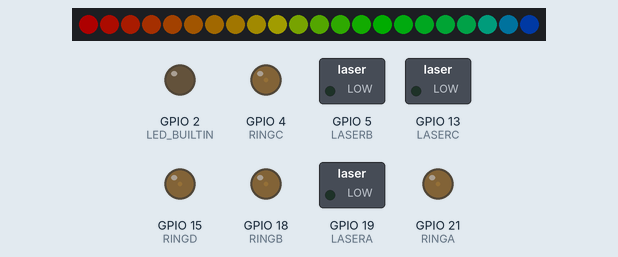
A sketch run on a simulated ESP32. On the bench: 22 RGB LEDs in strip order, left to right, switched loads named in the sketch (green lamp = pin HIGH), output pins drawn as LEDs (lit = HIGH). Dim RGB values are drawn brighter than linear; random numbers use the default seed unless the sketch sets one; what the sketch prints to the serial monitor is not drawn.

Above: at 3.15 s.
At 7.35 s:
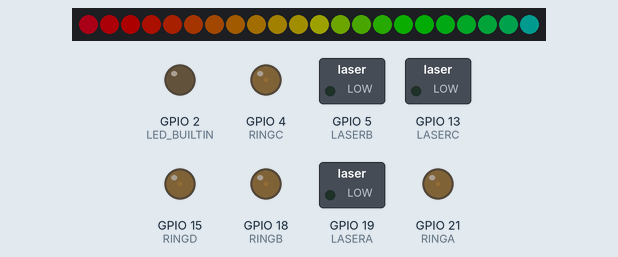
At 12.16 s:
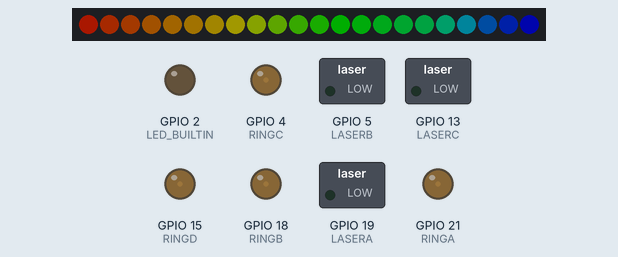
At 21.48 s:
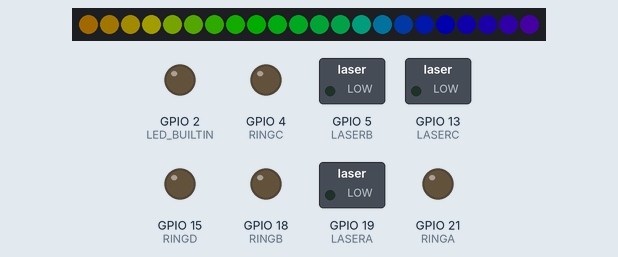
At 30.5 s:
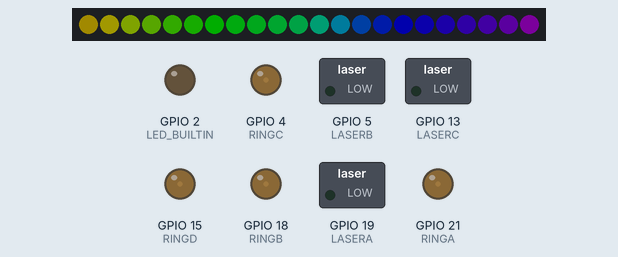
At 39.82 s:
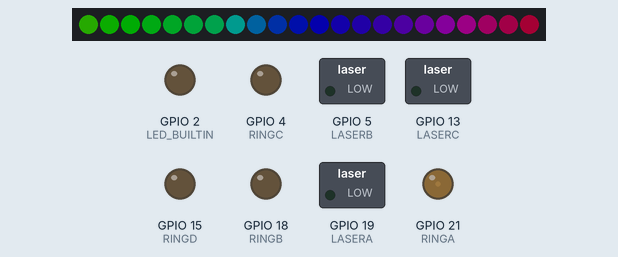
Timing chart, 0 to 40.0 s (numbered marks = the images above):
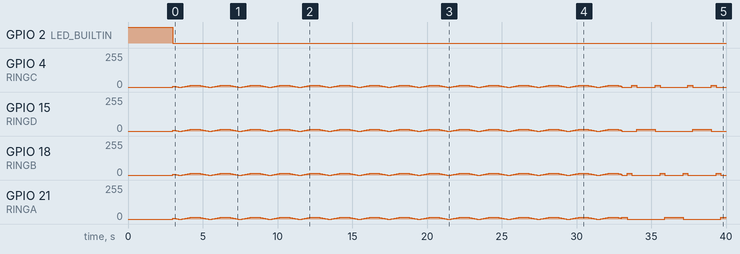

The sketch:

festival-totem-2022.ino
```cpp
// Platform
#include "esp_system.h"
#include "driver/periph_ctrl.h"
#include <analogWrite.h>

// LED Deps
#define FASTLED_INTERNAL
#include "FastLED.h"

FASTLED_USING_NAMESPACE

#include "src/config.h"

CRGB leds[NUM_LEDS];
uint8_t brightness = 50;
uint8_t ringBrightness = 64;

uint8_t gHue = 0; // rotating "base color" used by many of the patterns

uint8_t ledanim  = 0;
uint8_t ringanim = 0;
uint8_t laseranim = 0;

void setup()
{
  pinMode (LED_BUILTIN, OUTPUT);
  digitalWrite(LED_BUILTIN, HIGH);

  Serial.begin(115200);
  Serial.write("help");

  delay(3000);
  digitalWrite(LED_BUILTIN, LOW);

  pinMode (LASERA, OUTPUT);
  pinMode (LASERB, OUTPUT);
  pinMode (LASERC, OUTPUT);
  digitalWrite(LASERA, LOW);
  digitalWrite(LASERB, LOW);
  digitalWrite(LASERC, LOW);

  analogWriteResolution(RINGA, 10);
  analogWriteResolution(RINGB, 10);
  analogWriteResolution(RINGC, 10);
  analogWriteResolution(RINGD, 10);

  FastLED.addLeds<LED_TYPE,DATA_PIN,CLK_PIN,COLOR_ORDER,DATA_RATE_MHZ(12)>(leds, NUM_LEDS);
  FastLED.setCorrection(TypicalLEDStrip);
  FastLED.setBrightness(brightness);
}

void loop()
{
  Serial.write("ahhh");
  switch (ledanim) {
    case 0:
      led_rainbow();
    break;
    case 1:
      led_rainbow();
      led_glitter(80);
    break;
    case 2:
      led_pulse(220);
    break;
    default: ledanim=0; break;
  }

  // send the 'leds' array out to the actual LED strip
  FastLED.show();
  // insert a delay to keep the framerate modest
  FastLED.delay(1000/FRAMES_PER_SECOND);

  switch (ringanim) {
    case 0:
      ring_pulse();
    break;
    case 1:
      ring_chase(false);
    break;
    case 2:
      ring_chase(true);
     break;
    default: ringanim=0; break;
  }

  switch (laseranim) {
    case 0:
      laser_pulse();
    break;
    default: laseranim=0; break;
  }

  EVERY_N_MILLISECONDS( 10 ) { gHue++; } // slowly cycle the "base color" through the rainbow
  EVERY_N_MILLISECONDS( 30000 ) { laseranim++; } // slowly cycle the "base color" through the rainbow
  EVERY_N_MILLISECONDS( 30000 ) { ringanim++; } // slowly cycle the "base color" through the rainbow
  EVERY_N_MILLISECONDS( 30000 ) { ledanim++; }
}

// LED PATTERNS
void led_rainbow() {
  // FastLED's built-in rainbow generator
  fill_rainbow( leds, NUM_LEDS, gHue, 7);
}

void led_glitter(fract8 chanceOfGlitter) {
  if( random8() < chanceOfGlitter) {
    leds[ random16(NUM_LEDS) ] += CRGB::White;
  }
}

void led_pulse(uint8_t hue) {
  /*0,

  1-5

  6-10
 ----
  11,

  12-16

  17-21*/

  uint8_t BeatsPerMinute = 30;

  Serial.write("hdhjkdhjkdhjksdhjk");
  uint8_t beatA = beatsin8( BeatsPerMinute, 1, 255);
  uint8_t beatB = beatsin8( BeatsPerMinute, 1, 255);
  uint8_t beatC = beatsin8( BeatsPerMinute, 1, 255);

  beatB+=33;
  beatC+=66;

  leds[0].setHSV(hue, beatA, brightness);

  for (int i = 1; i<=5; i++) {
    leds[i].setHSV(hue, beatB, brightness);
  }

  for (int i = 6; i<=10; i++) {
    leds[i].setHSV(hue, beatC, brightness);
  }

  leds[11].setHSV(hue, beatA, brightness);

  for (int i = 12; i<=16; i++) {
    leds[i].setHSV(hue, beatB, brightness);
  }

  for (int i = 17; i<=21; i++) {
    leds[i].setHSV(hue, beatC, brightness);
  }
}

// RING PATTERNS
void ring_pulse()
{
  uint8_t BeatsPerMinute = 30;
  uint8_t beat = beatsin8( BeatsPerMinute, 1, ringBrightness);
  analogWrite(RINGA, beat);
  analogWrite(RINGB, beat);
  analogWrite(RINGC, beat);
  analogWrite(RINGD, beat);
}

void ring_chase(bool invert)
{
  uint8_t BeatsPerMinute = 16;
  uint8_t beat = beatsin8( BeatsPerMinute, 0, 3);

  uint8_t low = 0;
  uint8_t high = ringBrightness;
  if (invert) {
    low = ringBrightness;
    high = 0;
  }

  switch(beat) {
    case 0:
      analogWrite(RINGA, high);
      analogWrite(RINGB, low);
      analogWrite(RINGC, low);
      analogWrite(RINGD, low);
    break;
    case 1:
      analogWrite(RINGA, low);
      analogWrite(RINGB, high);
      analogWrite(RINGC, low);
      analogWrite(RINGD, low);
    break;
    case 2:
      analogWrite(RINGA, low);
      analogWrite(RINGB, low);
      analogWrite(RINGC, high);
      analogWrite(RINGD, low);
    break;
    case 3:
      analogWrite(RINGA, low);
      analogWrite(RINGB, low);
      analogWrite(RINGC, low);
      analogWrite(RINGD, high);
    break;
  }
}

// LASER PATTERNS
void laser_pulse()
{
  /*uint8_t BeatsPerMinute = 4;
  uint8_t beat = beatsin8( BeatsPerMinute, 0, 3);
  switch (beat) {
    case 0:
      digitalWrite(LASERA, HIGH);
      digitalWrite(LASERB, LOW);
      digitalWrite(LASERC, LOW);
    break;
    case 1:
      digitalWrite(LASERA, LOW);
      digitalWrite(LASERB, HIGH);
      digitalWrite(LASERC, LOW);
    break;
    case 2:
      digitalWrite(LASERA, LOW);
      digitalWrite(LASERB, LOW);
      digitalWrite(LASERC, HIGH);
    break;
  }*/
}
```

config.h
```cpp
// LEDS
#define DATA_PIN              23
#define CLK_PIN               22
#define LED_TYPE              APA102
#define COLOR_ORDER           BGR
#define FRAMES_PER_SECOND     120
#define NUM_LEDS              22

// RING
#define RINGA                 21
#define RINGB                 18
#define RINGC                 4
#define RINGD                 15

// LASERS
#define LASERA                19
#define LASERB                5
#define LASERC                13

// CONFIG INPUT
#define CONFIG_PULSE_WIDTH    5

#define DEBUG_CORE_0 true
#define DEBUG_CORE_1 false
```
